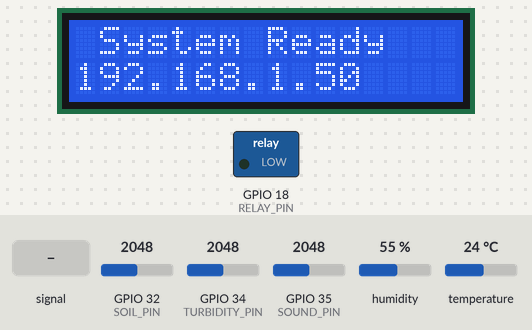
Simulated run of this sketch. Board: ESP32. On the bench: 16×2 character LCD, switched loads named in the sketch (green lamp = pin HIGH). Inputs (shaded band) come from the test bench; at power-on: temperature 24 °C, GPIO 35 (SOUND_PIN) = 2048, GPIO 32 (SOIL_PIN) = 2048, GPIO 34 (TURBIDITY_PIN) = 2048, humidity 55 %. WiFi joins after 1.5 s; servers stay silent unless stated; uploads are accepted with an empty reply; the local clock reads 2024-03-15 10:24:30 at power-on unless the sketch sets it; what the sketch prints to the serial monitor is not drawn.

Above: at 7.7 s.
At 10.8 s:
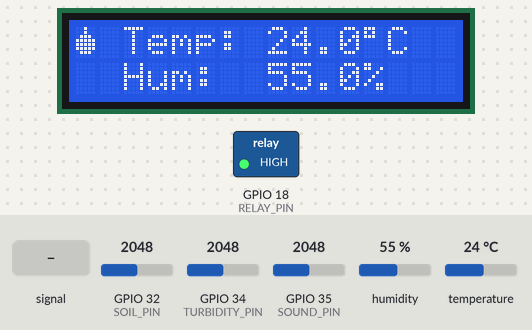
10.9 s: GPIO 35 (SOUND_PIN) fed a 1000 Hz sine of ±1023 counts around its level
At 16.5 s:
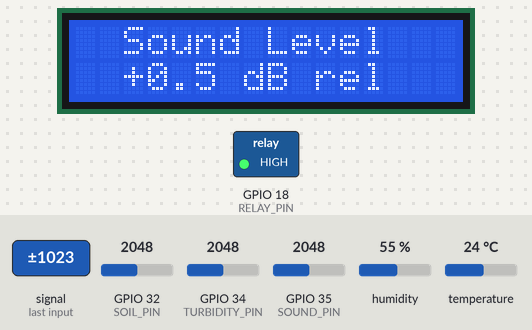
16.7 s: temperature set to 27 °C
22.5 s: temperature set to 30 °C
At 25.7 s:
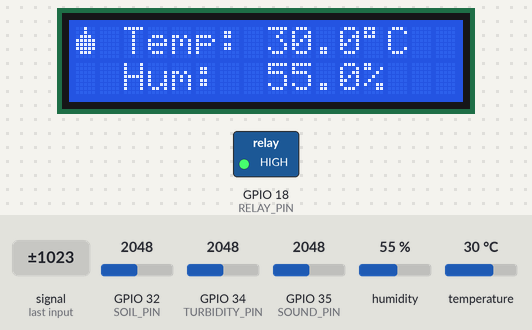
28.3 s: GPIO 35 (SOUND_PIN) set to 2866
At 32.5 s:
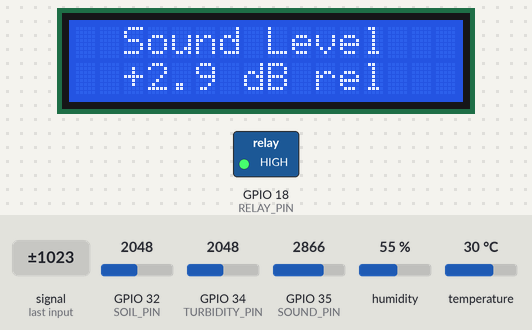
33.1 s: GPIO 32 (SOIL_PIN) set to 2360
At 35.7 s:
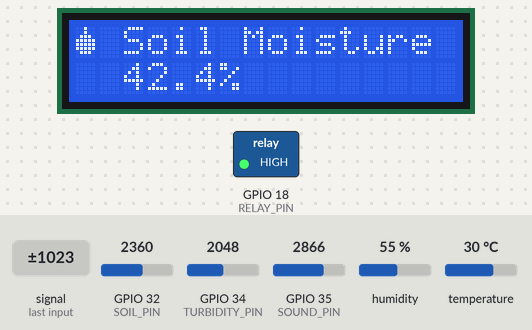
38.9 s: GPIO 32 (SOIL_PIN) set to 2466
Timing chart, 0 to 41.9 s (numbered marks = the images above; inputs shaded):
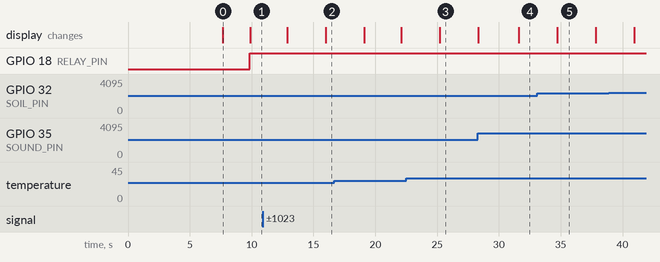

Measured:
- the behaviour switches between 28 and 29 °C on temperature (found by bisection; images 2 and 3)
- what the display in image 0 shows lasts 2.2 s, from 7.7 s to 9.9 s
- what the display in image 5 shows lasts 3.1 s, from 34.7 s to 37.8 s

The sketch:

lake_monitor.ino
```cpp
/*
 * ═══════════════════════════════════════════════════════════════════
 *  Smart Lake Health Monitoring — ESP32 Firmware
 *  Eutrophication Detection System
 * ═══════════════════════════════════════════════════════════════════
 *
 *  Sensors:
 *    - DHT11        → GPIO 13  (Air temperature + humidity)
 *    - Turbidity    → GPIO 34  (Analog, 12-bit ADC)
 *    - Sound        → GPIO 35  (Analog, 12-bit ADC)
 *    - Soil Moisture→ GPIO 32  (Analog, 12-bit ADC, runoff proxy)
 *    - Relay        → GPIO 18  (Aeration pump / alarm)
 *    - 16x2 LCD     → I2C SDA 21, SCL 22
 *
 *  Libraries required (install via Arduino Library Manager):
 *    - DHT sensor library (by Adafruit)
 *    - Adafruit Unified Sensor
 *    - LiquidCrystal_I2C
 *    - ArduinoJson (v6+)
 *    - Wire (built-in)
 *    - WiFi (built-in ESP32)
 *    - HTTPClient (built-in ESP32)
 */

#include <WiFi.h>
#include <HTTPClient.h>
#include <Wire.h>
#include <LiquidCrystal_I2C.h>
#include <DHT.h>
#include <ArduinoJson.h>
#include <time.h>

// ─── Pin Definitions ───────────────────────────────────────────────
#define DHT_PIN          13
#define DHT_TYPE         DHT11
#define TURBIDITY_PIN    34
#define SOUND_PIN        35
#define SOIL_PIN         32
#define RELAY_PIN        18

// ─── Configuration ─────────────────────────────────────────────────
#define SAMPLE_COUNT          10
#define SEND_INTERVAL_MS      10000   // 10 seconds
#define LCD_ROTATE_MS         3000    // 3 seconds per screen
#define MAX_BUFFER_SIZE       60      // Max offline readings buffer
#define RELAY_MIN_ON_MS       30000   // 30s min relay ON time
#define WIFI_RETRY_INTERVAL   5000    // 5s between WiFi retries
#define NTP_RETRY_INTERVAL    10000   // 10s between NTP retries

// ─── WiFi & Server Config ──────────────────────────────────────────
const char* WIFI_SSID     = "YOUR_WIFI_SSID";
const char* WIFI_PASS     = "YOUR_WIFI_PASSWORD";
const char* SERVER_URL    = "http://192.168.1.100:5000/api/readings";
const char* RELAY_URL     = "http://192.168.1.100:5000/api/relay/status";
const char* DEVICE_ID     = "LAKE_NODE_01";
const char* API_KEY       = "lake-monitor-api-key-2024";

// ─── NTP Config ────────────────────────────────────────────────────
const char* NTP_SERVER    = "pool.ntp.org";
const long  GMT_OFFSET    = 19800;    // IST +5:30
const int   DST_OFFSET    = 0;

// ─── Turbidity Calibration (linear: NTU = slope * voltage + intercept)
float TURB_CAL_SLOPE      = -1120.4f;
float TURB_CAL_INTERCEPT  = 5000.0f;
float TURB_CAL_VREF       = 3.3f;

// ─── Thresholds (local fallback — synced from server when online)
float THRESH_TEMP_WARN    = 28.0f;
float THRESH_TEMP_CRIT    = 33.0f;
float THRESH_TURB_WARN    = 10.0f;
float THRESH_TURB_CRIT    = 50.0f;
float THRESH_SOUND_WARN   = 15.0f;   // dB above baseline
float THRESH_SOUND_CRIT   = 30.0f;
float THRESH_SOIL_WARN    = 41.0f;   // %
float THRESH_SOIL_CRIT    = 60.0f;

// ─── Hysteresis ────────────────────────────────────────────────────
#define HYSTERESIS_PCT    0.10f  // 10% below threshold to clear

// ─── Objects ───────────────────────────────────────────────────────
DHT dht(DHT_PIN, DHT_TYPE);
LiquidCrystal_I2C lcd(0x27, 16, 2);   // Try 0x3F if 0x27 doesn't work

// ─── State Variables ───────────────────────────────────────────────
float temperature     = 0.0f;
float humidity        = 0.0f;
float turbidityNTU    = 0.0f;
int   turbidityRaw    = 0;
float soundLevel      = 0.0f;   // dB relative to baseline
int   soundRaw        = 0;
float soilMoisturePct = 0.0f;
int   soilRaw         = 0;

// Sound baseline (captured at boot)
float soundBaseline   = 0.0f;

// Risk
enum RiskLevel { SAFE, WARNING, CRITICAL };
RiskLevel currentRisk = SAFE;
const char* riskLabels[] = { "SAFE", "WARNING", "CRITICAL" };

// Relay
bool relayOn          = false;
bool relayAutoMode    = true;     // true = auto, false = manual override
bool relayManualState = false;    // manual override state
unsigned long relayOnSince = 0;

// LCD screen rotation
int lcdScreen         = 0;
unsigned long lastLcdRotate = 0;

// Timing
unsigned long lastSend    = 0;
unsigned long lastWifiTry = 0;
bool ntpSynced            = false;

// ─── Offline Buffer ────────────────────────────────────────────────
struct SensorReading {
  float temp;
  float hum;
  float turbNtu;
  int   turbRaw;
  float soundLvl;
  int   sndRaw;
  float soilPct;
  int   slRaw;
  char  riskStr[10];
  char  timestamp[30];
  bool  relayState;
};

SensorReading offlineBuffer[MAX_BUFFER_SIZE];
int bufferCount = 0;

// ─── Custom LCD Characters ─────────────────────────────────────────
byte waveChar[8] = {
  0b00000, 0b00000, 0b00001, 0b00011,
  0b10110, 0b11100, 0b01000, 0b00000
};
byte dropChar[8] = {
  0b00100, 0b00100, 0b01110, 0b11111,
  0b11111, 0b11111, 0b01110, 0b00000
};

// ═══════════════════════════════════════════════════════════════════
//  MEDIAN FILTER — Sort-based median of N samples
// ═══════════════════════════════════════════════════════════════════
void sortArray(int arr[], int n) {
  for (int i = 0; i < n - 1; i++) {
    for (int j = 0; j < n - i - 1; j++) {
      if (arr[j] > arr[j + 1]) {
        int tmp = arr[j];
        arr[j] = arr[j + 1];
        arr[j + 1] = tmp;
      }
    }
  }
}

int readAnalogMedian(int pin) {
  int samples[SAMPLE_COUNT];
  long sum = 0;

  // Collect samples
  for (int i = 0; i < SAMPLE_COUNT; i++) {
    samples[i] = analogRead(pin);
    delay(5);
  }

  // Sort for median
  sortArray(samples, SAMPLE_COUNT);

  // Take middle 6 samples (reject 2 highest and 2 lowest)
  int trimStart = 2;
  int trimEnd = SAMPLE_COUNT - 2;
  for (int i = trimStart; i < trimEnd; i++) {
    sum += samples[i];
  }

  return (int)(sum / (trimEnd - trimStart));
}

// ═══════════════════════════════════════════════════════════════════
//  SENSOR READING FUNCTIONS
// ═══════════════════════════════════════════════════════════════════

void readDHT() {
  float t = dht.readTemperature();
  float h = dht.readHumidity();
  if (!isnan(t)) temperature = t;
  if (!isnan(h)) humidity = h;
}

void readTurbidity() {
  turbidityRaw = readAnalogMedian(TURBIDITY_PIN);
  // Convert raw ADC to voltage, then to NTU
  float voltage = (turbidityRaw / 4095.0f) * TURB_CAL_VREF;
  turbidityNTU = TURB_CAL_SLOPE * voltage + TURB_CAL_INTERCEPT;
  if (turbidityNTU < 0) turbidityNTU = 0;
  if (turbidityNTU > 1000) turbidityNTU = 1000; // Clamp
}

void readSound() {
  soundRaw = readAnalogMedian(SOUND_PIN);
  // Convert to dB-equivalent relative to baseline
  float rawRatio = (soundRaw > 0) ? (float)soundRaw / max(soundBaseline, 1.0f) : 0;
  // Logarithmic conversion: dB = 20 * log10(ratio)
  if (rawRatio > 0.001f) {
    soundLevel = 20.0f * log10(rawRatio);
  } else {
    soundLevel = 0.0f;
  }
  if (soundLevel < 0) soundLevel = 0;
}

void readSoilMoisture() {
  soilRaw = readAnalogMedian(SOIL_PIN);
  // Typical: dry = 4095, wet = 0 (resistive sensor)
  // Invert and scale to 0-100%
  soilMoisturePct = (1.0f - (soilRaw / 4095.0f)) * 100.0f;
  soilMoisturePct = constrain(soilMoisturePct, 0.0f, 100.0f);
}

void captureBaseline() {
  Serial.println("[INIT] Capturing sound baseline (5 seconds)...");
  long sum = 0;
  int count = 50;
  for (int i = 0; i < count; i++) {
    sum += analogRead(SOUND_PIN);
    delay(100);
  }
  soundBaseline = (float)sum / count;
  Serial.printf("[INIT] Sound baseline: %.1f (raw ADC)\n", soundBaseline);
}

// ═══════════════════════════════════════════════════════════════════
//  THRESHOLD & RISK LOGIC (with hysteresis)
// ═══════════════════════════════════════════════════════════════════

RiskLevel evaluateRisk() {
  int critCount = 0;
  int warnCount = 0;

  // Temperature
  if (temperature > THRESH_TEMP_CRIT)      critCount++;
  else if (temperature > THRESH_TEMP_WARN) warnCount++;

  // Turbidity
  if (turbidityNTU > THRESH_TURB_CRIT)     critCount++;
  else if (turbidityNTU > THRESH_TURB_WARN) warnCount++;

  // Sound
  if (soundLevel > THRESH_SOUND_CRIT)      critCount++;
  else if (soundLevel > THRESH_SOUND_WARN) warnCount++;

  // Soil moisture
  if (soilMoisturePct > THRESH_SOIL_CRIT)  critCount++;
  else if (soilMoisturePct > THRESH_SOIL_WARN) warnCount++;

  // Decision
  if (critCount >= 2 || (critCount >= 1 && warnCount >= 2)) return CRITICAL;
  if (critCount >= 1 || warnCount >= 2)                     return WARNING;
  return SAFE;
}

void manageRelay() {
  unsigned long now = millis();

  if (!relayAutoMode) {
    // Manual override
    digitalWrite(RELAY_PIN, relayManualState ? HIGH : LOW);
    relayOn = relayManualState;
    return;
  }

  // Auto mode with hysteresis
  RiskLevel risk = evaluateRisk();
  currentRisk = risk;

  if (risk >= WARNING && !relayOn) {
    // Turn ON
    digitalWrite(RELAY_PIN, HIGH);
    relayOn = true;
    relayOnSince = now;
    Serial.println("[RELAY] ON — Risk elevated");
  }
  else if (risk == SAFE && relayOn) {
    // Turn OFF only after minimum ON time (prevent chatter)
    if ((now - relayOnSince) >= RELAY_MIN_ON_MS) {
      // Apply hysteresis: only turn off if clearly below thresholds
      bool clearBelow = (temperature < THRESH_TEMP_WARN * (1 - HYSTERESIS_PCT)) &&
                        (turbidityNTU < THRESH_TURB_WARN * (1 - HYSTERESIS_PCT)) &&
                        (soundLevel < THRESH_SOUND_WARN * (1 - HYSTERESIS_PCT)) &&
                        (soilMoisturePct < THRESH_SOIL_WARN * (1 - HYSTERESIS_PCT));
      if (clearBelow) {
        digitalWrite(RELAY_PIN, LOW);
        relayOn = false;
        Serial.println("[RELAY] OFF — Risk cleared with hysteresis");
      }
    }
  }
}

// ═══════════════════════════════════════════════════════════════════
//  LCD DISPLAY — Rotating Screens
// ═══════════════════════════════════════════════════════════════════

void updateLCD() {
  unsigned long now = millis();
  if (now - lastLcdRotate < LCD_ROTATE_MS) return;
  lastLcdRotate = now;

  lcd.clear();

  switch (lcdScreen) {
    case 0: // Temperature & Humidity
      lcd.setCursor(0, 0);
      lcd.write(1); // drop icon
      lcd.print(" Temp: ");
      lcd.print(temperature, 1);
      lcd.print((char)223); // degree symbol
      lcd.print("C");
      lcd.setCursor(0, 1);
      lcd.print("  Hum:  ");
      lcd.print(humidity, 1);
      lcd.print("%");
      break;

    case 1: // Turbidity
      lcd.setCursor(0, 0);
      lcd.write(0); // wave icon
      lcd.print(" Turbidity");
      lcd.setCursor(0, 1);
      lcd.print("  ");
      lcd.print(turbidityNTU, 1);
      lcd.print(" NTU");
      break;

    case 2: // Sound Level
      lcd.setCursor(0, 0);
      lcd.print("  Sound Level");
      lcd.setCursor(0, 1);
      lcd.print("  +");
      lcd.print(soundLevel, 1);
      lcd.print(" dB rel");
      break;

    case 3: // Soil Moisture
      lcd.setCursor(0, 0);
      lcd.write(1); // drop icon
      lcd.print(" Soil Moisture");
      lcd.setCursor(0, 1);
      lcd.print("  ");
      lcd.print(soilMoisturePct, 1);
      lcd.print("%");
      break;

    case 4: // Risk Status & Relay
      lcd.setCursor(0, 0);
      lcd.print("Risk: ");
      lcd.print(riskLabels[currentRisk]);
      lcd.setCursor(0, 1);
      lcd.print("Pump: ");
      lcd.print(relayOn ? "ON " : "OFF");
      lcd.print(relayAutoMode ? " [AUTO]" : " [MAN]");
      break;
  }

  lcdScreen = (lcdScreen + 1) % 5;
}

// ═══════════════════════════════════════════════════════════════════
//  TIMESTAMP (NTP)
// ═══════════════════════════════════════════════════════════════════

String getTimestamp() {
  struct tm timeinfo;
  if (!getLocalTime(&timeinfo)) {
    return String(millis()); // Fallback to millis
  }
  char buf[30];
  strftime(buf, sizeof(buf), "%Y-%m-%dT%H:%M:%S", &timeinfo);
  // Append timezone
  snprintf(buf + strlen(buf), sizeof(buf) - strlen(buf), "+05:30");
  return String(buf);
}

// ═══════════════════════════════════════════════════════════════════
//  NETWORKING
// ═══════════════════════════════════════════════════════════════════

bool isWifiConnected() {
  return WiFi.status() == WL_CONNECTED;
}

void connectWifi() {
  if (isWifiConnected()) return;

  unsigned long now = millis();
  if (now - lastWifiTry < WIFI_RETRY_INTERVAL) return;
  lastWifiTry = now;

  Serial.print("[WiFi] Connecting to ");
  Serial.println(WIFI_SSID);
  WiFi.begin(WIFI_SSID, WIFI_PASS);

  int tries = 0;
  while (WiFi.status() != WL_CONNECTED && tries < 10) {
    delay(500);
    Serial.print(".");
    tries++;
  }

  if (isWifiConnected()) {
    Serial.println();
    Serial.print("[WiFi] Connected! IP: ");
    Serial.println(WiFi.localIP());

    // Sync NTP
    if (!ntpSynced) {
      configTime(GMT_OFFSET, DST_OFFSET, NTP_SERVER);
      struct tm timeinfo;
      if (getLocalTime(&timeinfo, 5000)) {
        ntpSynced = true;
        Serial.println("[NTP] Time synced");
      }
    }
  }
}

bool sendReading(SensorReading &reading) {
  if (!isWifiConnected()) return false;

  HTTPClient http;
  http.begin(SERVER_URL);
  http.addHeader("Content-Type", "application/json");
  http.addHeader("x-api-key", API_KEY);
  http.setTimeout(5000);

  // Build JSON payload
  StaticJsonDocument<512> doc;
  doc["device_id"]         = DEVICE_ID;
  doc["timestamp"]         = reading.timestamp;
  doc["temperature"]       = reading.temp;
  doc["humidity"]          = reading.hum;
  doc["turbidity_raw"]     = reading.turbRaw;
  doc["turbidity_ntu"]     = reading.turbNtu;
  doc["sound_raw"]         = reading.sndRaw;
  doc["sound_level"]       = reading.soundLvl;
  doc["soil_moisture_raw"] = reading.slRaw;
  doc["soil_moisture_pct"] = reading.soilPct;
  doc["relay_state"]       = reading.relayState;
  doc["risk_level"]        = reading.riskStr;

  String payload;
  serializeJson(doc, payload);

  int httpCode = http.POST(payload);
  http.end();

  if (httpCode == 200 || httpCode == 201) {
    Serial.printf("[HTTP] Sent OK (%d)\n", httpCode);
    return true;
  } else {
    Serial.printf("[HTTP] Failed (%d)\n", httpCode);
    return false;
  }
}

void bufferReading() {
  if (bufferCount >= MAX_BUFFER_SIZE) {
    // Drop oldest (shift left)
    for (int i = 0; i < MAX_BUFFER_SIZE - 1; i++) {
      offlineBuffer[i] = offlineBuffer[i + 1];
    }
    bufferCount = MAX_BUFFER_SIZE - 1;
  }

  SensorReading &r = offlineBuffer[bufferCount];
  r.temp     = temperature;
  r.hum      = humidity;
  r.turbNtu  = turbidityNTU;
  r.turbRaw  = turbidityRaw;
  r.soundLvl = soundLevel;
  r.sndRaw   = soundRaw;
  r.soilPct  = soilMoisturePct;
  r.slRaw    = soilRaw;
  r.relayState = relayOn;
  strncpy(r.riskStr, riskLabels[currentRisk], sizeof(r.riskStr));
  String ts = getTimestamp();
  strncpy(r.timestamp, ts.c_str(), sizeof(r.timestamp));

  bufferCount++;
}

void flushBuffer() {
  if (bufferCount == 0 || !isWifiConnected()) return;

  Serial.printf("[BUFFER] Flushing %d buffered readings...\n", bufferCount);
  int sent = 0;
  for (int i = 0; i < bufferCount; i++) {
    if (sendReading(offlineBuffer[i])) {
      sent++;
    } else {
      // Shift remaining to front
      for (int j = i; j < bufferCount; j++) {
        offlineBuffer[j - sent] = offlineBuffer[j];
      }
      bufferCount -= sent;
      return;
    }
  }
  bufferCount = 0;
  Serial.printf("[BUFFER] All %d readings sent\n", sent);
}

void checkRemoteRelayCommand() {
  if (!isWifiConnected()) return;

  HTTPClient http;
  String url = String(RELAY_URL) + "?device_id=" + DEVICE_ID;
  http.begin(url);
  http.addHeader("x-api-key", API_KEY);
  http.setTimeout(3000);

  int httpCode = http.GET();
  if (httpCode == 200) {
    String response = http.getString();
    StaticJsonDocument<256> doc;
    if (deserializeJson(doc, response) == DeserializationError::Ok) {
      if (doc.containsKey("mode")) {
        String mode = doc["mode"].as<String>();
        relayAutoMode = (mode == "auto");
        if (!relayAutoMode && doc.containsKey("state")) {
          relayManualState = doc["state"].as<bool>();
        }
        Serial.printf("[RELAY CMD] Mode: %s, Manual state: %s\n",
          mode.c_str(), relayManualState ? "ON" : "OFF");
      }
    }
  }
  http.end();
}

// ═══════════════════════════════════════════════════════════════════
//  SETUP
// ═══════════════════════════════════════════════════════════════════

void setup() {
  Serial.begin(115200);
  Serial.println();
  Serial.println("════════════════════════════════════════");
  Serial.println("  Smart Lake Health Monitor v1.0");
  Serial.println("  Eutrophication Detection System");
  Serial.println("════════════════════════════════════════");

  // Initialize pins
  pinMode(RELAY_PIN, OUTPUT);
  digitalWrite(RELAY_PIN, LOW);

  // Initialize I2C and LCD
  Wire.begin(21, 22);
  lcd.init();
  lcd.backlight();
  lcd.createChar(0, waveChar);
  lcd.createChar(1, dropChar);

  lcd.setCursor(0, 0);
  lcd.print(" Lake Monitor");
  lcd.setCursor(0, 1);
  lcd.print("  Starting...");

  // Initialize DHT
  dht.begin();
  delay(1000);

  // Capture sound baseline at boot
  captureBaseline();

  // Connect WiFi
  WiFi.mode(WIFI_STA);
  connectWifi();

  // Show ready
  lcd.clear();
  lcd.setCursor(0, 0);
  lcd.print(" System Ready");
  lcd.setCursor(0, 1);
  if (isWifiConnected()) {
    lcd.print(WiFi.localIP().toString());
  } else {
    lcd.print(" Offline Mode");
  }
  delay(2000);

  Serial.println("[INIT] System ready!");
}

// ═══════════════════════════════════════════════════════════════════
//  MAIN LOOP
// ═══════════════════════════════════════════════════════════════════

void loop() {
  unsigned long now = millis();

  // Maintain WiFi connection
  connectWifi();

  // Read all sensors
  readDHT();
  readTurbidity();
  readSound();
  readSoilMoisture();

  // Evaluate risk and manage relay
  currentRisk = evaluateRisk();
  manageRelay();

  // Update LCD (rotates automatically)
  updateLCD();

  // Send data every SEND_INTERVAL_MS
  if (now - lastSend >= SEND_INTERVAL_MS) {
    lastSend = now;

    // Print to Serial
    Serial.println("─── Sensor Readings ───────────────────");
    Serial.printf("  Temp: %.1f°C  Hum: %.1f%%\n", temperature, humidity);
    Serial.printf("  Turbidity: %.1f NTU (raw: %d)\n", turbidityNTU, turbidityRaw);
    Serial.printf("  Sound: +%.1f dB (raw: %d, base: %.0f)\n", soundLevel, soundRaw, soundBaseline);
    Serial.printf("  Soil: %.1f%% (raw: %d)\n", soilMoisturePct, soilRaw);
    Serial.printf("  Risk: %s  Relay: %s\n", riskLabels[currentRisk], relayOn ? "ON" : "OFF");
    Serial.println("───────────────────────────────────────");

    // Buffer the reading
    bufferReading();

    // Try to send (flush buffer)
    if (isWifiConnected()) {
      flushBuffer();
      // Check for remote relay commands periodically
      checkRemoteRelayCommand();
    } else {
      Serial.printf("[OFFLINE] Buffered (%d/%d)\n", bufferCount, MAX_BUFFER_SIZE);
    }
  }

  delay(100); // Small delay to prevent watchdog issues
}
```
